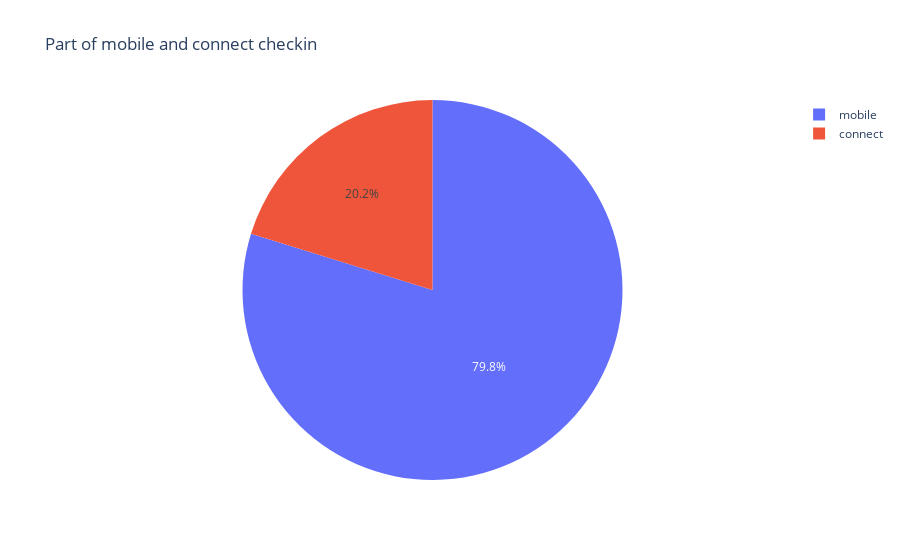

Notebook code for this chart:
### Code cell
px.pie(df, names='checkin_type', title='Part of mobile and connect checkin')

### Figure 1 — Plotly figure (JSON) as saved in the notebook; plotly's stock layout.template omitted (floating-point values rounded to 4 significant figures; data arrays with more than 128 entries replaced by an {"elided": "..."} marker saying what was removed)
{"data": [{"domain": {"x": [0, 1], "y": [0, 1]}, "hovertemplate": "checkin_type=%{label}<extra></extra>", "labels": {"elided": "21310 str values"}, "legendgroup": "", "name": "", "showlegend": true, "type": "pie"}], "layout": {"legend": {"tracegroupgap": 0}, "title": {"text": "Part of mobile and connect checkin"}}}
